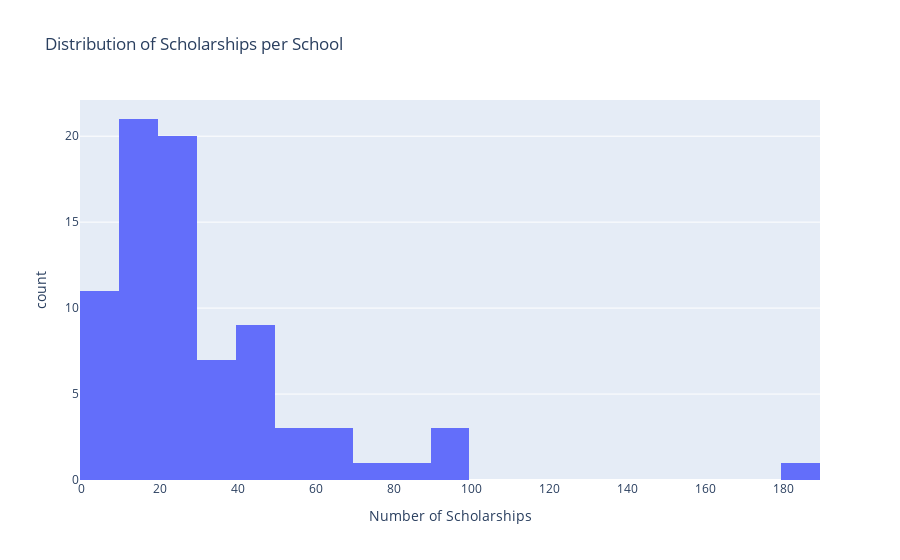
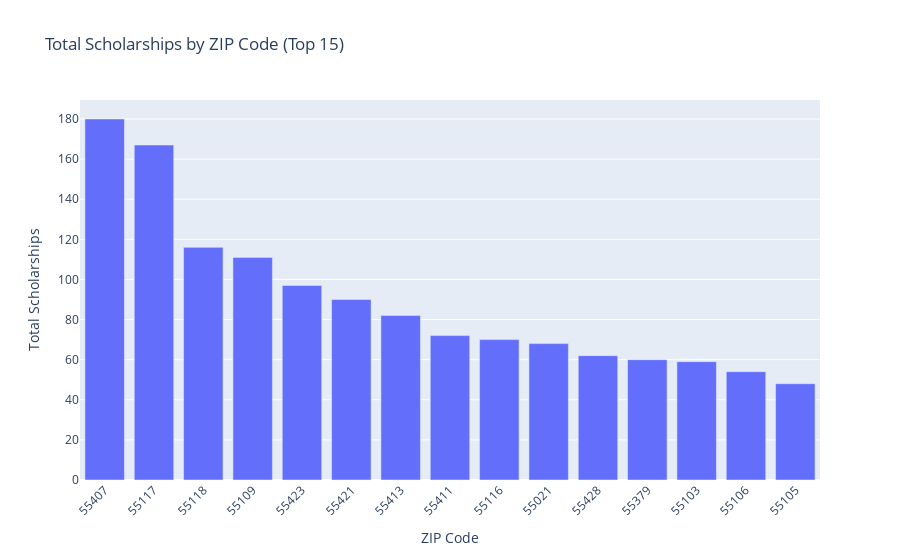
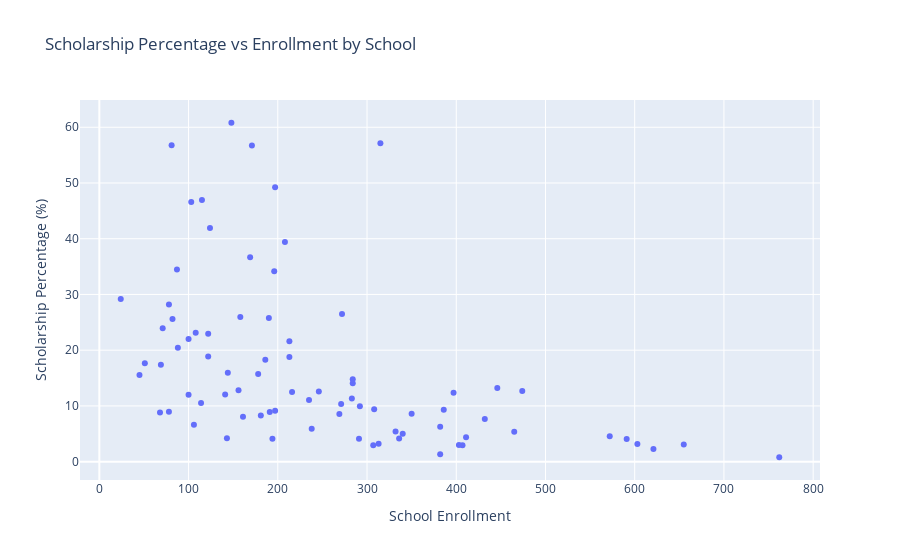

The notebook cell saved with these charts, in order:
### Code cell
# Create visualizations focused on scholarships

# 1. Scholarship distribution by school
fig1 = px.histogram(
    df_clean,
    x='Scholarships',
    nbins=20,
    title='Distribution of Scholarships per School',
    labels={'Scholarships': 'Number of Scholarships', 'count': 'Number of Schools'}
)
fig1.show()

# 2. Top ZIP codes by total scholarships
zip_aggregated = df_clean.groupby('zip_code').agg({
    'Tuition_Clean': 'mean',
    'Scholarships': 'sum',
    'Enrollment_Clean': 'sum',
    'School': 'count'
}).reset_index()
zip_aggregated.columns = ['zip_code', 'avg_tuition', 'total_scholarships', 'total_enrollment', 'school_count']

fig2 = px.bar(
    zip_aggregated.nlargest(15, 'total_scholarships'),
    x='zip_code',
    y='total_scholarships',
    title='Total Scholarships by ZIP Code (Top 15)',
    labels={'total_scholarships': 'Total Scholarships', 'zip_code': 'ZIP Code'}
)
fig2.update_layout(xaxis_tickangle=-45)
fig2.show()

# 3. Scholarship percentage vs Enrollment scatter plot
# Calculate scholarship percentage (avoid division by zero)
df_clean['scholarship_percentage'] = df_clean.apply(
    lambda row: (row['Scholarships'] / row['Enrollment_Clean'] * 100) if row['Enrollment_Clean'] > 0 else 0, 
    axis=1
)

# Calculate total financial burden: (Tuition - 1000) * Scholarships
df_clean['total_financial_burden'] = (df_clean['Tuition_Clean'] - 1000) * df_clean['Scholarships']

fig3 = px.scatter(
    df_clean,
    x='Enrollment_Clean',
    y='scholarship_percentage',
    hover_name='School',
    hover_data={
        'Scholarships': True,
        'Enrollment_Clean': True,
        'scholarship_percentage': ':.1f',
        'total_financial_burden': ':,.0f'
    },
    title='Scholarship Percentage vs Enrollment by School',
    labels={
        'Enrollment_Clean': 'School Enrollment', 
        'scholarship_percentage': 'Scholarship Percentage (%)',
        'total_financial_burden': 'Total Financial Burden'
    }
)
fig3.show()

### Figure 1 — Plotly figure (JSON) as saved in the notebook; plotly's stock layout.template omitted (floating-point values rounded to 4 significant figures)
{"data": [{"bingroup": "x", "hovertemplate": "Number of Scholarships=%{x}<br>count=%{y}<extra></extra>", "legendgroup": "", "marker": {"color": "#636efa", "pattern": {"shape": ""}}, "name": "", "nbinsx": 20, "orientation": "v", "showlegend": false, "type": "histogram", "x": [18.0, 17.0, 72.0, 13.0, 8.0, 22.0, 97.0, 5.0, 67.0, 46.0, 40.0, 12.0, 18.0, 9.0, 36.0, 10.0, 12.0, 17.0, 12.0, 34.0, 18.0, 90.0, 7.0, 30.0, 7.0, 42.0, 20.0, 27.0, 6.0, 28.0, 23.0, 7.0, 52.0, 26.0, 180.0, 41.0, 59.0, 24.0, 7.0, 6.0, 29.0, 30.0, 22.0, 15.0, 29.0, 48.0, 14.0, 97.0, 82.0, 40.0, 9.0, 31.0, 12.0, 24.0, 12.0, 23.0, 23.0, 49.0, 26.0, 21.0, 33.0, 14.0, 19.0, 54.0, 46.0, 49.0, 32.0, 62.0, 17.0, 18.0, 12.0, 6.0, 28.0, 28.0, 25.0, 20.0, 60.0, 25.0, 14.0, 17.0], "xaxis": "x", "yaxis": "y"}], "layout": {"barmode": "relative", "legend": {"tracegroupgap": 0}, "title": {"text": "Distribution of Scholarships per School"}, "xaxis": {"anchor": "y", "domain": [0, 1], "title": {"text": "Number of Scholarships"}}, "yaxis": {"anchor": "x", "domain": [0, 1], "title": {"text": "count"}}}}

### Figure 2 — Plotly figure (JSON) as saved in the notebook; plotly's stock layout.template omitted (floating-point values rounded to 4 significant figures)
{"data": [{"hovertemplate": "ZIP Code=%{x}<br>Total Scholarships=%{y}<extra></extra>", "legendgroup": "", "marker": {"color": "#636efa", "pattern": {"shape": ""}}, "name": "", "orientation": "v", "showlegend": false, "textposition": "auto", "type": "bar", "x": ["55407", "55117", "55118", "55109", "55423", "55421", "55413", "55411", "55116", "55021", "55428", "55379", "55103", "55106", "55105"], "xaxis": "x", "y": [180.0, 167.0, 116.0, 111.0, 97.0, 90.0, 82.0, 72.0, 70.0, 68.0, 62.0, 60.0, 59.0, 54.0, 48.0], "yaxis": "y"}], "layout": {"barmode": "relative", "legend": {"tracegroupgap": 0}, "title": {"text": "Total Scholarships by ZIP Code (Top 15)"}, "xaxis": {"anchor": "y", "domain": [0, 1], "tickangle": -45, "title": {"text": "ZIP Code"}}, "yaxis": {"anchor": "x", "domain": [0, 1], "title": {"text": "Total Scholarships"}}}}

### Figure 3 — Plotly figure (JSON) as saved in the notebook; plotly's stock layout.template omitted (floating-point values rounded to 4 significant figures; data arrays with more than 128 entries replaced by an {"elided": "..."} marker saying what was removed)
{"data": [{"customdata": {"elided": "80x2 float values"}, "hovertemplate": "<b>%{hovertext}</b><br><br>School Enrollment=%{x}<br>Scholarship Percentage (%)=%{y:.1f}<br>Scholarships=%{customdata[0]}<br>Total Financial Burden=%{customdata[1]:,.0f}<extra></extra>", "hovertext": ["All Saints Catholic School", "Annunciation School", "Ascension School", "Ave Maria Academy (Maple Grove, MN)", "Benilde-St. Margaret's Schools", "Bethlehem Academy (Faribault, MN)", "Blessed Trinity Catholic School ", "Carondelet Catholic School (Minneapolis, MN)", "Community of Saints School", "Divine Mercy Catholic School", "Epiphany School ", "Faithful Shepherd Catholic School ", "Frassati Catholic Academy (White Bear Lake)", "Good Shepherd", "Highland Catholic St. Paul, MN)", "Hill-Murray School (Maplewood, MN)", "Holy Cross Catholic School ", "Holy Family Academy (St. Louis Park, MN)", "Holy Name of Jesus School", "Holy Spirit Elementary School", "Holy Trinity School (South Saint Paul, MN)", "Immaculate Conception", "Mary, Queen of Peace Catholic School", "Maternity of Mary - Saint Andrew School", "Most Holy Redeemer School", "Nativity of Mary School", "Nativity of Our Lord Catholic School", "Notre Dame Academy", "Our Lady of Grace", "Our Lady of Peace School (Minneapolis, MN)", "Our Lady of the Lake Catholic School", "Our Lady of the Prairie School", "Presentation of the Blessed Virgin Mary School (Maplewood, MN)", "Providence Academy (Plymouth, MN)", "Risen Christ Catholic School", "Sacred Heart School", "Saint Agnes School ", "Saint Ambrose of Woodbury", "Saint Anne's School (Le Sueur, MN)", "Saint Bartholomew's School (Wayzata, MN)", "Saint Charles Borromeo School (Saint Anthony, MN)", "Saint Croix Catholic School (Stillwater, MN)", "Saint Dominic Elementary School (Northfield, MN)", "Saint Elizabeth Ann Seton School ", "Saint Francis Xavier School (Buffalo, MN)", "Saint Helena School ", "Saint Hubert School (Chanhassen, MN)", "Saint Jerome School ", "Saint John Paul II Catholic School", "Saint John School of Little Canada ", "Saint John the Baptist Catholic Montessori (Excelsior)", "Saint John the Baptist Catholic School (Savage, MN)", "Saint John the Baptist School (Jordan, MN)", "Saint John the Baptist School (New Brighton, MN)", "Saint John the Baptist School (Vermillion, MN)", "Saint Joseph School (Rosemount, MN)", "Saint Joseph School (Waconia, MN)", "Saint Joseph's Catholic School (West Saint Paul, MN)", "Saint Jude of the Lake Catholic School (Mahtomedi, MN)", "Saint Maximilian Kolbe Academy (Delano, MN)", "Saint Michael Catholic School (Saint Michael, MN)", "Saint Michael School (Prior Lake, MN)", "Saint Odilia School", "Saint Pascal Baylon Regional School", "Saint Peter Claver School", "Saint Peter School (North Saint Paul, MN)", "Saint Peter's Catholic School (Forest Lake, MN)", "Saint Raphael Catholic School (Crystal, MN)", "Saint Rose of Lima School (Roseville, MN)", "Saint Stephen's Catholic School ", "Saint Therese School (Deephaven, MN)", "Saint Thomas Academy", "Saint Thomas More ", "Saint Timothy School ", "Saint Vincent de Paul Catholic School", "Saint Wenceslaus School (New Prague, MN)", "Shakopee Area Catholic School", "Transfiguration Catholic School ", "Visitation School", "Way of the Shepherd School (Blaine, MN)"], "legendgroup": "", "marker": {"color": "#636efa", "symbol": "circle"}, "mode": "markers", "name": "", "orientation": "v", "showlegend": false, "type": "scatter", "x": [411.0, 340.0, 272.0, 161.0, 194.0, 100.0, 197.0, 382.0, 196.0, 213.0, 284.0, 407.0, 197.0, 307.0, 386.0, 313.0, 100.0, 191.0, 403.0, 186.0, 88.0, 148.0, 78.0, 87.0, 45.0, 284.0, 655.0, 216.0, 762.0, 178.0, 122.0, 24.0, 124.0, 572.0, 315.0, 158.0, 446.0, 591.0, 106.0, 68.0, 308.0, 350.0, 78.0, 181.0, 292.0, 103.0, 621.0, 171.0, 208.0, 213.0, 51.0, 246.0, 114.0, 382.0, 69.0, 269.0, 144.0, 397.0, 235.0, 82.0, 432.0, 336.0, 603.0, 115.0, 81.0, 190.0, 283.0, 169.0, 141.0, 332.0, 291.0, 143.0, 271.0, 122.0, 465.0, 156.0, 474.0, 108.0, 238.0, 71.0], "xaxis": "x", "y": [4.38, 5.0, 26.47, 8.075, 4.124, 22.0, 49.24, 1.309, 34.18, 21.6, 14.08, 2.948, 9.137, 2.932, 9.326, 3.195, 12.0, 8.901, 2.978, 18.28, 20.45, 60.81, 8.974, 34.48, 15.56, 14.79, 3.053, 12.5, 0.7874, 15.73, 18.85, 29.17, 41.94, 4.545, 57.14, 25.95, 13.23, 4.061, 6.604, 8.824, 9.416, 8.571, 28.21, 8.287, 9.932, 46.6, 2.254, 56.73, 39.42, 18.78, 17.65, 12.6, 10.53, 6.283, 17.39, 8.55, 15.97, 12.34, 11.06, 25.61, 7.639, 4.167, 3.151, 46.96, 56.79, 25.79, 11.31, 36.69, 12.06, 5.422, 4.124, 4.196, 10.33, 22.95, 5.376, 12.82, 12.66, 23.15, 5.882, 23.94], "yaxis": "y"}], "layout": {"legend": {"tracegroupgap": 0}, "title": {"text": "Scholarship Percentage vs Enrollment by School"}, "xaxis": {"anchor": "y", "domain": [0, 1], "title": {"text": "School Enrollment"}}, "yaxis": {"anchor": "x", "domain": [0, 1], "title": {"text": "Scholarship Percentage (%)"}}}}
